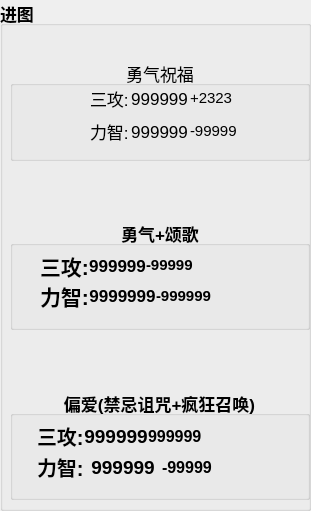
   <widget class="QGroupBox" name="naima">
    <property name="geometry">
     <rect>
      <x>470</x>
      <y>220</y>
      <width>311</width>
      <height>511</height>
     </rect>
    </property>
    <property name="font">
     <font>
      <pointsize>13</pointsize>
      <weight>75</weight>
      <bold>true</bold>
     </font>
    </property>
    <property name="styleSheet">
     <string notr="true"/>
    </property>
    <property name="title">
     <string>进图</string>
    </property>
    <property name="alignment">
     <set>Qt::AlignLeading|Qt::AlignLeft|Qt::AlignTop</set>
    </property>
    <property name="flat">
     <bool>true</bool>
    </property>
    <widget class="QGroupBox" name="b3">
     <property name="geometry">
      <rect>
       <x>10</x>
       <y>390</y>
       <width>300</width>
       <height>110</height>
      </rect>
     </property>
     <property name="minimumSize">
      <size>
       <width>0</width>
       <height>110</height>
      </size>
     </property>
     <property name="maximumSize">
      <size>
       <width>999999</width>
       <height>110</height>
      </size>
     </property>
     <property name="font">
      <font>
       <pointsize>13</pointsize>
      </font>
     </property>
     <property name="title">
      <string>偏爱(禁忌诅咒+疯狂召唤)</string>
     </property>
     <property name="alignment">
      <set>Qt::AlignHCenter|Qt::AlignTop</set>
     </property>
     <property name="flat">
      <bool>false</bool>
     </property>
     <widget class="QWidget" name="layoutWidget">
      <property name="geometry">
       <rect>
        <x>27</x>
        <y>30</y>
        <width>271</width>
        <height>63</height>
       </rect>
      </property>
      <layout class="QVBoxLayout" name="verticalLayout_8">
       <property name="spacing">
        <number>0</number>
       </property>
       <item>
        <layout class="QHBoxLayout" name="horizontalLayout_34">
         <item>
          <widget class="QLabel" name="label_59">
           <property name="font">
            <font>
             <pointsize>15</pointsize>
            </font>
           </property>
           <property name="text">
            <string>三攻:</string>
           </property>
          </widget>
         </item>
         <item>
          <widget class="QLabel" name="b3_sg">
           <property name="font">
            <font>
             <pointsize>14</pointsize>
            </font>
           </property>
           <property name="text">
            <string>999999</string>
           </property>
           <property name="alignment">
            <set>Qt::AlignCenter</set>
           </property>
          </widget>
         </item>
         <item>
          <widget class="QLabel" name="b3_sg_cj">
           <property name="minimumSize">
            <size>
             <width>0</width>
             <height>0</height>
            </size>
           </property>
           <property name="maximumSize">
            <size>
             <width>9999</width>
             <height>20</height>
            </size>
           </property>
           <property name="font">
            <font>
             <pointsize>12</pointsize>
            </font>
           </property>
           <property name="text">
            <string>999999</string>
           </property>
           <property name="alignment">
            <set>Qt::AlignLeading|Qt::AlignLeft|Qt::AlignVCenter</set>
           </property>
          </widget>
         </item>
         <item>
          <spacer name="horizontalSpacer_29">
           <property name="orientation">
            <enum>Qt::Horizontal</enum>
           </property>
           <property name="sizeHint" stdset="0">
            <size>
             <width>40</width>
             <height>20</height>
            </size>
           </property>
          </spacer>
         </item>
        </layout>
       </item>
       <item>
        <layout class="QHBoxLayout" name="horizontalLayout_32">
         <property name="spacing">
          <number>7</number>
         </property>
         <item>
          <widget class="QLabel" name="label_58">
           <property name="font">
            <font>
             <pointsize>15</pointsize>
            </font>
           </property>
           <property name="text">
            <string>力智:</string>
           </property>
          </widget>
         </item>
         <item>
          <widget class="QLabel" name="b3_lz">
           <property name="font">
            <font>
             <pointsize>14</pointsize>
            </font>
           </property>
           <property name="text">
            <string>999999</string>
           </property>
           <property name="alignment">
            <set>Qt::AlignCenter</set>
           </property>
          </widget>
         </item>
         <item>
          <widget class="QLabel" name="b3_lz_cj">
           <property name="minimumSize">
            <size>
             <width>0</width>
             <height>0</height>
            </size>
           </property>
           <property name="maximumSize">
            <size>
             <width>99999</width>
             <height>20</height>
            </size>
           </property>
           <property name="font">
            <font>
             <pointsize>12</pointsize>
            </font>
           </property>
           <property name="text">
            <string>-99999</string>
           </property>
           <property name="alignment">
            <set>Qt::AlignLeading|Qt::AlignLeft|Qt::AlignVCenter</set>
           </property>
          </widget>
         </item>
         <item>
          <spacer name="horizontalSpacer_27">
           <property name="orientation">
            <enum>Qt::Horizontal</enum>
           </property>
           <property name="sizeHint" stdset="0">
            <size>
             <width>40</width>
             <height>20</height>
            </size>
           </property>
          </spacer>
         </item>
        </layout>
       </item>
      </layout>
     </widget>
    </widget>
    <widget class="QGroupBox" name="b2">
     <property name="geometry">
      <rect>
       <x>10</x>
       <y>220</y>
       <width>300</width>
       <height>110</height>
      </rect>
     </property>
     <property name="minimumSize">
      <size>
       <width>300</width>
       <height>110</height>
      </size>
     </property>
     <property name="maximumSize">
      <size>
       <width>9999999</width>
       <height>900</height>
      </size>
     </property>
     <property name="font">
      <font>
       <pointsize>13</pointsize>
      </font>
     </property>
     <property name="title">
      <string>勇气+颂歌</string>
     </property>
     <property name="alignment">
      <set>Qt::AlignHCenter|Qt::AlignTop</set>
     </property>
     <widget class="QWidget" name="layoutWidget">
      <property name="geometry">
       <rect>
        <x>30</x>
        <y>30</y>
        <width>261</width>
        <height>61</height>
       </rect>
      </property>
      <layout class="QVBoxLayout" name="verticalLayout_7">
       <property name="spacing">
        <number>0</number>
       </property>
       <item>
        <layout class="QHBoxLayout" name="horizontalLayout_5">
         <item>
          <widget class="QLabel" name="label_24">
           <property name="font">
            <font>
             <pointsize>16</pointsize>
            </font>
           </property>
           <property name="text">
            <string>三攻:</string>
           </property>
          </widget>
         </item>
         <item>
          <widget class="QLabel" name="b2_sg">
           <property name="font">
            <font>
             <pointsize>13</pointsize>
            </font>
           </property>
           <property name="text">
            <string>999999</string>
           </property>
           <property name="alignment">
            <set>Qt::AlignCenter</set>
           </property>
          </widget>
         </item>
         <item>
          <widget class="QLabel" name="b2_sg_cj">
           <property name="minimumSize">
            <size>
             <width>0</width>
             <height>0</height>
            </size>
           </property>
           <property name="maximumSize">
            <size>
             <width>9999</width>
             <height>20</height>
            </size>
           </property>
           <property name="font">
            <font>
             <pointsize>11</pointsize>
            </font>
           </property>
           <property name="text">
            <string>-99999</string>
           </property>
           <property name="alignment">
            <set>Qt::AlignLeading|Qt::AlignLeft|Qt::AlignVCenter</set>
           </property>
          </widget>
         </item>
         <item>
          <spacer name="horizontalSpacer_5">
           <property name="orientation">
            <enum>Qt::Horizontal</enum>
           </property>
           <property name="sizeHint" stdset="0">
            <size>
             <width>40</width>
             <height>20</height>
            </size>
           </property>
          </spacer>
         </item>
        </layout>
       </item>
       <item>
        <layout class="QHBoxLayout" name="horizontalLayout_6">
         <item>
          <widget class="QLabel" name="label_25">
           <property name="font">
            <font>
             <pointsize>16</pointsize>
            </font>
           </property>
           <property name="text">
            <string>力智:</string>
           </property>
          </widget>
         </item>
         <item>
          <widget class="QLabel" name="b2_lz">
           <property name="font">
            <font>
             <pointsize>13</pointsize>
            </font>
           </property>
           <property name="text">
            <string>9999999</string>
           </property>
           <property name="alignment">
            <set>Qt::AlignCenter</set>
           </property>
          </widget>
         </item>
         <item>
          <widget class="QLabel" name="b2_lz_cj">
           <property name="minimumSize">
            <size>
             <width>0</width>
             <height>0</height>
            </size>
           </property>
           <property name="maximumSize">
            <size>
             <width>9999</width>
             <height>20</height>
            </size>
           </property>
           <property name="font">
            <font>
             <pointsize>11</pointsize>
            </font>
           </property>
           <property name="text">
            <string>-999999</string>
           </property>
           <property name="alignment">
            <set>Qt::AlignLeading|Qt::AlignLeft|Qt::AlignVCenter</set>
           </property>
          </widget>
         </item>
         <item>
          <spacer name="horizontalSpacer_6">
           <property name="orientation">
            <enum>Qt::Horizontal</enum>
           </property>
           <property name="sizeHint" stdset="0">
            <size>
             <width>40</width>
             <height>20</height>
            </size>
           </property>
          </spacer>
         </item>
        </layout>
       </item>
      </layout>
     </widget>
    </widget>
    <widget class="QGroupBox" name="b1">
     <property name="geometry">
      <rect>
       <x>10</x>
       <y>60</y>
       <width>300</width>
       <height>101</height>
      </rect>
     </property>
     <property name="minimumSize">
      <size>
       <width>0</width>
       <height>0</height>
      </size>
     </property>
     <property name="maximumSize">
      <size>
       <width>999999</width>
       <height>10055</height>
      </size>
     </property>
     <property name="font">
      <font>
       <pointsize>13</pointsize>
       <weight>50</weight>
       <italic>false</italic>
       <bold>false</bold>
       <kerning>true</kerning>
      </font>
     </property>
     <property name="styleSheet">
      <string notr="true"/>
     </property>
     <property name="title">
      <string>勇气祝福</string>
     </property>
     <property name="alignment">
      <set>Qt::AlignHCenter|Qt::AlignTop</set>
     </property>
     <property name="flat">
      <bool>false</bool>
     </property>
     <widget class="QLabel" name="label_30">
      <property name="geometry">
       <rect>
        <x>20</x>
        <y>30</y>
        <width>51</width>
        <height>51</height>
       </rect>
      </property>
      <property name="text">
       <string/>
      </property>
      <property name="pixmap">
       <pixmap resource="../uncompiled/images.qrc">:/png/84.PNG</pixmap>
      </property>
      <property name="scaledContents">
       <bool>true</bool>
      </property>
     </widget>
     <widget class="QWidget" name="layoutWidget">
      <property name="geometry">
       <rect>
        <x>70</x>
        <y>20</y>
        <width>221</width>
        <height>71</height>
       </rect>
      </property>
      <layout class="QVBoxLayout" name="verticalLayout_6">
       <property name="spacing">
        <number>2</number>
       </property>
       <property name="leftMargin">
        <number>10</number>
       </property>
       <item>
        <layout class="QHBoxLayout" name="horizontalLayout_10">
         <item>
          <widget class="QLabel" name="label_34">
           <property name="font">
            <font>
             <pointsize>13</pointsize>
            </font>
           </property>
           <property name="text">
            <string>三攻:</string>
           </property>
          </widget>
         </item>
         <item>
          <widget class="QLabel" name="b1_sg">
           <property name="font">
            <font>
             <pointsize>13</pointsize>
            </font>
           </property>
           <property name="text">
            <string>999999</string>
           </property>
           <property name="alignment">
            <set>Qt::AlignCenter</set>
           </property>
          </widget>
         </item>
         <item>
          <widget class="QLabel" name="b1_sg_cj">
           <property name="minimumSize">
            <size>
             <width>0</width>
             <height>0</height>
            </size>
           </property>
           <property name="maximumSize">
            <size>
             <width>9999</width>
             <height>20</height>
            </size>
           </property>
           <property name="font">
            <font>
             <pointsize>11</pointsize>
            </font>
           </property>
           <property name="text">
            <string>+2323</string>
           </property>
           <property name="alignment">
            <set>Qt::AlignLeading|Qt::AlignLeft|Qt::AlignVCenter</set>
           </property>
          </widget>
         </item>
         <item>
          <spacer name="horizontalSpacer_8">
           <property name="orientation">
            <enum>Qt::Horizontal</enum>
           </property>
           <property name="sizeHint" stdset="0">
            <size>
             <width>40</width>
             <height>20</height>
            </size>
           </property>
          </spacer>
         </item>
        </layout>
       </item>
       <item>
        <layout class="QHBoxLayout" name="horizontalLayout_9">
         <item>
          <widget class="QLabel" name="label_32">
           <property name="font">
            <font>
             <pointsize>13</pointsize>
            </font>
           </property>
           <property name="text">
            <string>力智:</string>
           </property>
          </widget>
         </item>
         <item>
          <widget class="QLabel" name="b1_lz">
           <property name="font">
            <font>
             <pointsize>13</pointsize>
            </font>
           </property>
           <property name="text">
            <string>999999</string>
           </property>
           <property name="alignment">
            <set>Qt::AlignCenter</set>
           </property>
          </widget>
         </item>
         <item>
          <widget class="QLabel" name="b1_lz_cj">
           <property name="minimumSize">
            <size>
             <width>0</width>
             <height>0</height>
            </size>
           </property>
           <property name="maximumSize">
            <size>
             <width>99999</width>
             <height>20</height>
            </size>
           </property>
           <property name="font">
            <font>
             <pointsize>11</pointsize>
            </font>
           </property>
           <property name="text">
            <string>-99999</string>
           </property>
           <property name="alignment">
            <set>Qt::AlignLeading|Qt::AlignLeft|Qt::AlignVCenter</set>
           </property>
          </widget>
         </item>
         <item>
          <spacer name="horizontalSpacer_7">
           <property name="orientation">
            <enum>Qt::Horizontal</enum>
           </property>
           <property name="sizeHint" stdset="0">
            <size>
             <width>40</width>
             <height>20</height>
            </size>
           </property>
          </spacer>
         </item>
        </layout>
       </item>
      </layout>
     </widget>
    </widget>
   </widget>
